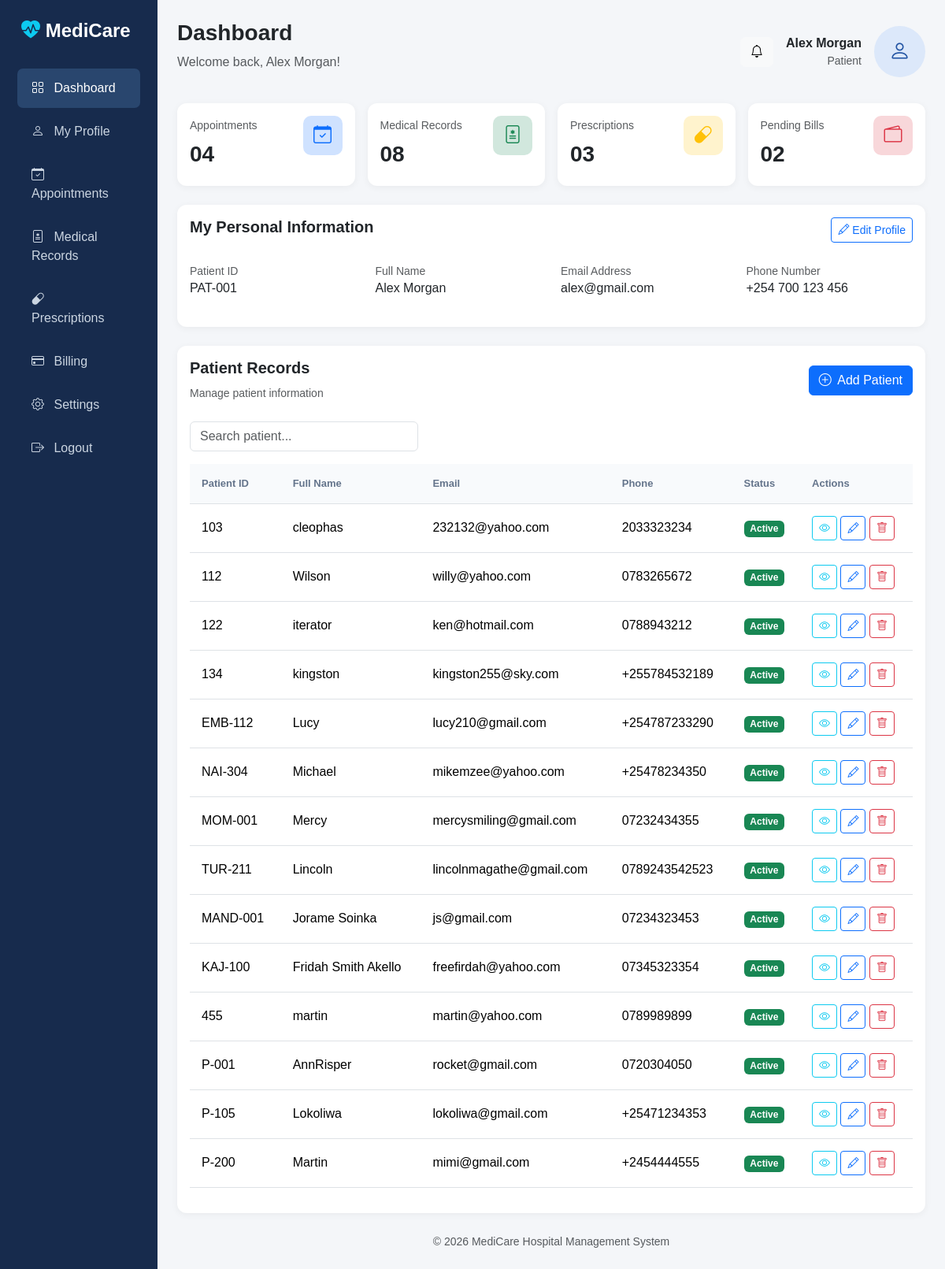
Page /patients/dashboard/ on the earlier database version.
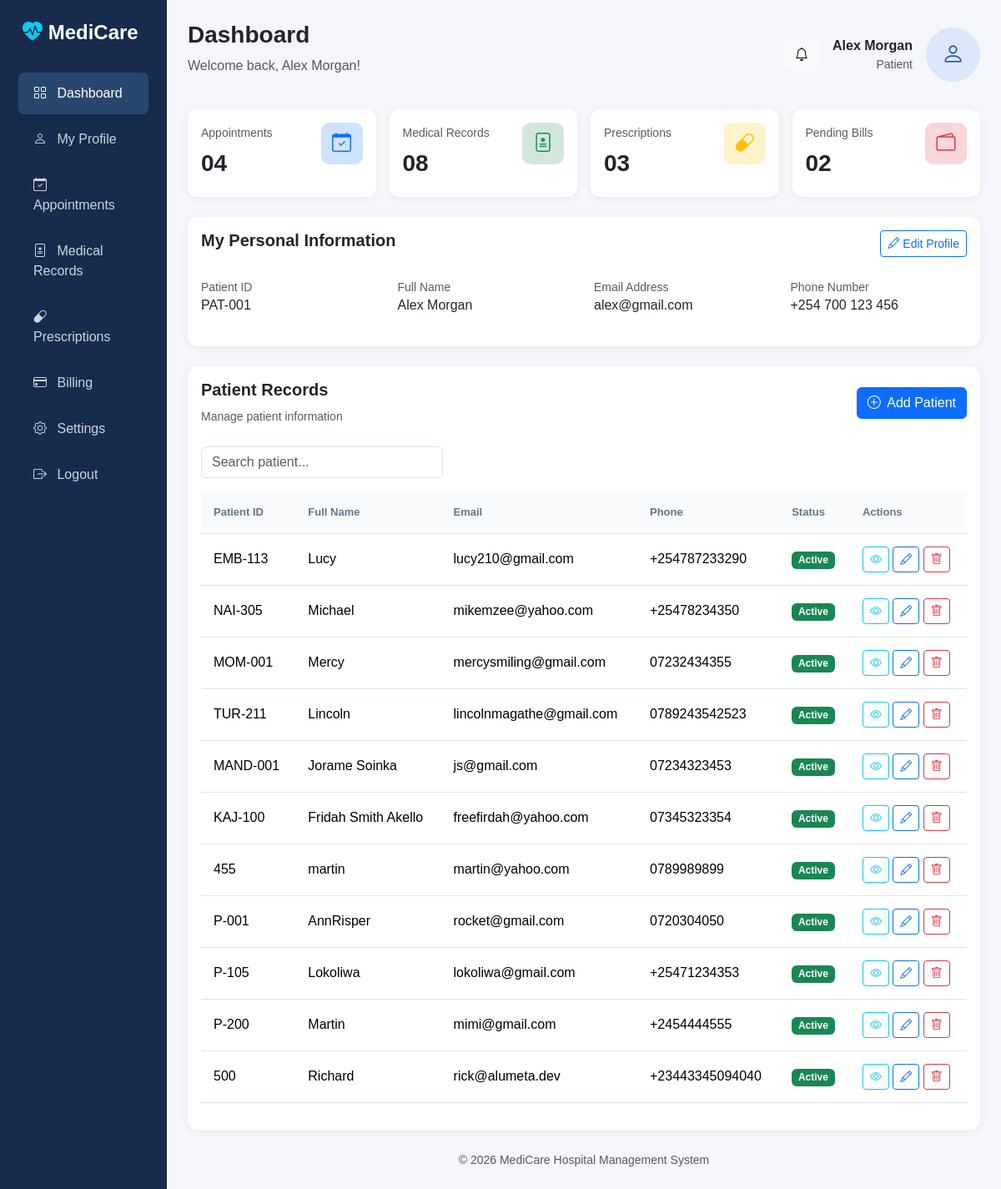
Same page on the later database version.
### patients/models.py (models this page shows, shortened)
class Patient(models.Model):
    patient_id = models.CharField(max_length=10, unique=True)
    name = models.CharField(max_length=100)
    age = models.IntegerField()
    gender = models.CharField(max_length=10)
    contact_number = models.CharField(max_length=15)
    email = models.EmailField()
    address = models.TextField()

### patients/views.py (the view)
# urls.py: path('dashboard/', views.dashboard, name = 'dashboard'),
def dashboard(request):
    patients = Patient.objects.all()
    return render(request, 'dashboard.html', {'patients': patients})

### patients/templates/dashboard.html (shortened to what this page needs)
<!DOCTYPE html>
<html lang="en">
<head>
    <link rel="stylesheet" href="https://cdn.jsdelivr.net/npm/bootstrap@5.3.8/dist/css/bootstrap.min.css">
</head>
<body>
    <!DOCTYPE html>
    <html lang="en">
    <head>
        <link href="https://cdn.jsdelivr.net/npm/bootstrap@5.3.3/dist/css/bootstrap.min.css" rel="stylesheet">
        <link href="https://cdn.jsdelivr.net/npm/bootstrap-icons@1.11.3/font/bootstrap-icons.css" rel="stylesheet">
    </head>
    <body>
        <div class="container-fluid">
            <div class="row">
                <div class="col-md-2 sidebar">
                    <h4>
                        <i class="bi bi-heart-pulse-fill text-info"></i>
                        MediCare
                    </h4>
                    <a href="#" class="active">
                        <i class="bi bi-grid me-2"></i> Dashboard
                    </a>
                    <a href="#">
                        <i class="bi bi-person me-2"></i> My Profile
                    </a>
                    <a href="#">
                        <i class="bi bi-calendar-check me-2"></i> Appointments
                    </a>
                    <a href="#">
                        <i class="bi bi-file-medical me-2"></i> Medical Records
                    </a>
                    <a href="#">
                        <i class="bi bi-capsule me-2"></i> Prescriptions
                    </a>
                    <a href="#">
                        <i class="bi bi-credit-card me-2"></i> Billing
                    </a>
                    <a href="#">
                        <i class="bi bi-gear me-2"></i> Settings
                    </a>
                    <a href="#">
                        <i class="bi bi-box-arrow-right me-2"></i> Logout
                    </a>
                </div>
                <div class="col-md-10 main-content">
                    <div class="d-flex justify-content-between align-items-center mb-4">
                        <div>
                            <h3 class="fw-bold">Dashboard</h3>
                            <p class="text-muted">Welcome back, Alex Morgan!</p>
                        </div>
                        <div class="d-flex align-items-center gap-3">
                            <button class="btn btn-light">
                                <i class="bi bi-bell"></i>
                            </button>
                            <div class="text-end">
                                <strong>Alex Morgan</strong>
                                <small class="d-block text-muted">Patient</small>
                            </div>
                            <div class="profile-image">
                                <i class="bi bi-person"></i>
                            </div>
                        </div>
                    </div>
                    <div class="row g-3 mb-4">
                        <div class="col-lg-3 col-md-6">
                            <div class="card dashboard-card p-3">
                                <div class="d-flex justify-content-between">
                                    <div>
                                        <small class="text-muted">Appointments</small>
                                        <h3 class="fw-bold mt-2">04</h3>
                                    </div>
                                    <div class="card-icon bg-primary-subtle text-primary">
                                        <i class="bi bi-calendar-check"></i>
                                    </div>
                                </div>
                            </div>
                        </div>
                        <div class="col-lg-3 col-md-6">
                            <div class="card dashboard-card p-3">
                                <div class="d-flex justify-content-between">
                                    <div>
                                        <small class="text-muted">Medical Records</small>
                                        <h3 class="fw-bold mt-2">08</h3>
                                    </div>
                                    <div class="card-icon bg-success-subtle text-success">
                                        <i class="bi bi-file-medical"></i>
                                    </div>
                                </div>
                            </div>
                        </div>
                        <div class="col-lg-3 col-md-6">
                            <div class="card dashboard-card p-3">
                                <div class="d-flex justify-content-between">
                                    <div>
                                        <small class="text-muted">Prescriptions</small>
                                        <h3 class="fw-bold mt-2">03</h3>
                                    </div>
                                    <div class="card-icon bg-warning-subtle text-warning">
                                        <i class="bi bi-capsule"></i>
                                    </div>
                                </div>
                            </div>
                        </div>
                        <div class="col-lg-3 col-md-6">
                            <div class="card dashboard-card p-3">
                                <div class="d-flex justify-content-between">
                                    <div>
                                        <small class="text-muted">Pending Bills</small>
                                        <h3 class="fw-bold mt-2">02</h3>
                                    </div>
                                    <div class="card-icon bg-danger-subtle text-danger">
                                        <i class="bi bi-wallet2"></i>
                                    </div>
                                </div>
                            </div>
                        </div>
                    </div>
                    <div class="card profile-card mb-4">
                        <div class="card-body">
                            <div class="d-flex justify-content-between mb-4">
                                <h5 class="fw-bold">My Personal Information</h5>
                                <button class="btn btn-outline-primary btn-sm">
                                    <i class="bi bi-pencil"></i> Edit Profile
                                </button>
                            </div>
                            <div class="row">
                                <div class="col-md-3 mb-3">
                                    <small class="text-muted">Patient ID</small>
                                    <h6>PAT-001</h6>
                                </div>
                                <div class="col-md-3 mb-3">
                                    <small class="text-muted">Full Name</small>
                                    <h6>Alex Morgan</h6>
                                </div>
                                <div class="col-md-3 mb-3">
                                    <small class="text-muted">Email Address</small>
                                    <h6>alex@gmail.com</h6>
                                </div>
                                <div class="col-md-3 mb-3">
                                    <small class="text-muted">Phone Number</small>
                                    <h6>+254 700 123 456</h6>
                                </div>
                            </div>
                        </div>
                    </div>
                    <div class="card table-card">
                        <div class="card-body">
                            <div class="d-flex flex-wrap justify-content-between align-items-center mb-4">
                                <div>
                                    <h5 class="fw-bold">Patient Records</h5>
                                    <small class="text-muted">
                                        Manage patient information
                                    </small>
                                </div>
                                <a href="{% url 'addpatient' %}" class="btn btn-primary">
                                    <i class="bi bi-plus-circle me-1"></i>
                                    Add Patient
                                </a>
                            </div>
                            <div class="row mb-3">
                                <div class="col-md-4">
                                    <input type="text" class="form-control" placeholder="Search patient...">
                                </div>
                            </div>
                            <div class="table-responsive">
                                <table class="table table-hover">
                                    <thead>
                                        <tr>
                                            <th>Patient ID</th>
                                            <th>Full Name</th>
                                            <th>Email</th>
                                            <th>Phone</th>
                                            <th>Status</th>
                                            <th>Actions</th>
                                        </tr>
                                    </thead>
                                    <tbody>
                                        {% for patient in patients %}
                                        <tr>
                                            <td>{{ patient.patient_id }}</td>
                                            <td>{{ patient.name }}</td>
                                            <td>{{ patient.email }}</td>
                                            <td>{{ patient.contact_number }}</td>
                                            <td>
                                                <span class="badge bg-success">
                                                    Active
                                                </span>
                                            </td>
                                            <td>
                                                <button class="btn btn-sm btn-outline-info">
                                                    <i class="bi bi-eye"></i>
                                                </button>
                                                <a href="{% url 'updatepatient' patient.id %}" class="btn btn-sm btn-outline-primary">
                                                    <i class="bi bi-pencil"></i>
                                                </a>
                                                <form method="post" action="{% url 'deletepatient' patient.id %}" class="d-inline">
                                                    <button type="submit" class="btn btn-sm btn-outline-danger" onclick="return confirm('Delete this patient?')">
                                                        <i class="bi bi-trash"></i>
                                                    </button>
                                                </form>
                                            </td>
                                        </tr>
                                        {% endfor %}
                                    </tbody>
                                </table>
                            </div>
                        </div>
                    </div>
                    <footer class="text-center text-muted mt-4">
                        <small>
                            © 2026 MediCare Hospital Management System
                        </small>
                    </footer>
                </div>
            </div>
        </div>
    </body>
    </html>

### patients/templates/dashboard.html (style rules this page uses)
body { background-color: #f4f6f9; font-family: Arial, sans-serif; }
.sidebar { background: #172b4d; min-height: 100vh; color: white; }
.sidebar h4 { padding: 25px 15px; font-weight: bold; }
.sidebar a { display: block; color: #cbd5e1; padding: 13px 18px; text-decoration: none; border-radius: 7px; margin: 5px 10px; }
.sidebar a:hover, .sidebar a.active { background: #29466e; color: white; }
.main-content { padding: 25px; }
.dashboard-card { border: none; border-radius: 12px; box-shadow: 0 2px 10px rgba(0, 0, 0, 0.05); }
.card-icon { width: 50px; height: 50px; border-radius: 10px; display: flex; align-items: center; justify-content: center; font-size: 23px; }
.profile-card { border: none; border-radius: 12px; box-shadow: 0 2px 10px rgba(0, 0, 0, 0.05); }
.profile-image { width: 65px; height: 65px; border-radius: 50%; background: #dce8fa; color: #2455a4; display: flex; align-items: center; justify-content: center; font-size: 27px; }
.table-card { border: none; border-radius: 12px; box-shadow: 0 2px 10px rgba(0, 0, 0, 0.05); }
.table th { background: #f8fafc; color: #64748b; font-size: 13px; padding: 15px; }
.table td { padding: 15px; vertical-align: middle; }

Differences in the rows shown:
removed Patient: patient_id "103", name "cleophas", email "232132@yahoo.com", contact_number "2033323234"
removed Patient: patient_id "112", name "Wilson", email "willy@yahoo.com", contact_number "0783265672"
removed Patient: patient_id "122", name "iterator", email "ken@hotmail.com", contact_number "0788943212"
removed Patient: patient_id "134", name "kingston", email "kingston255@sky.com", contact_number "+255784532189"
changed Patient "Lucy": patient_id "EMB-112" → "EMB-113"
changed Patient "Michael": patient_id "NAI-304" → "NAI-305"
added Patient: patient_id "500", name "Richard", email "rick@alumeta.dev", contact_number "+23443345094040"
